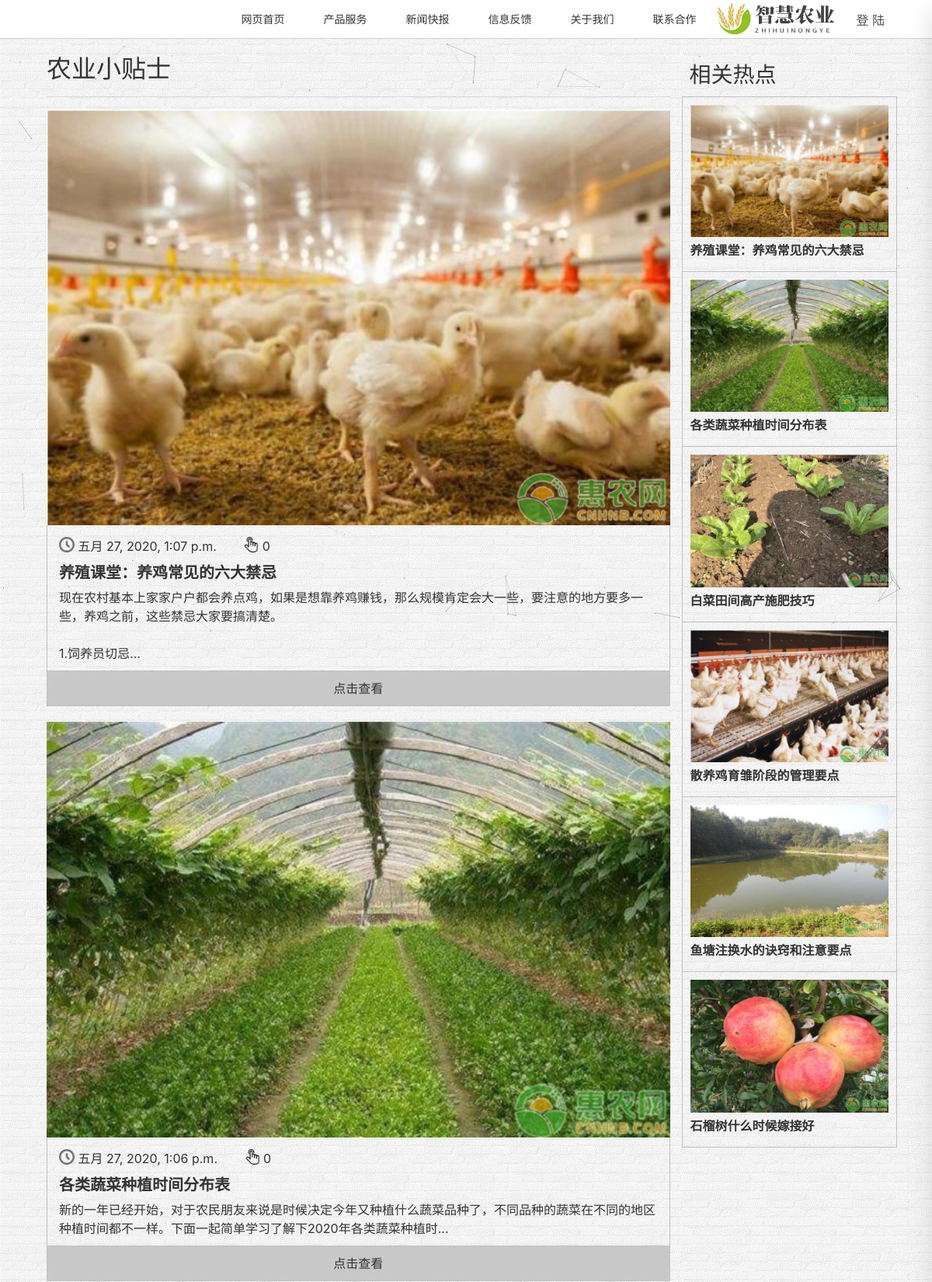
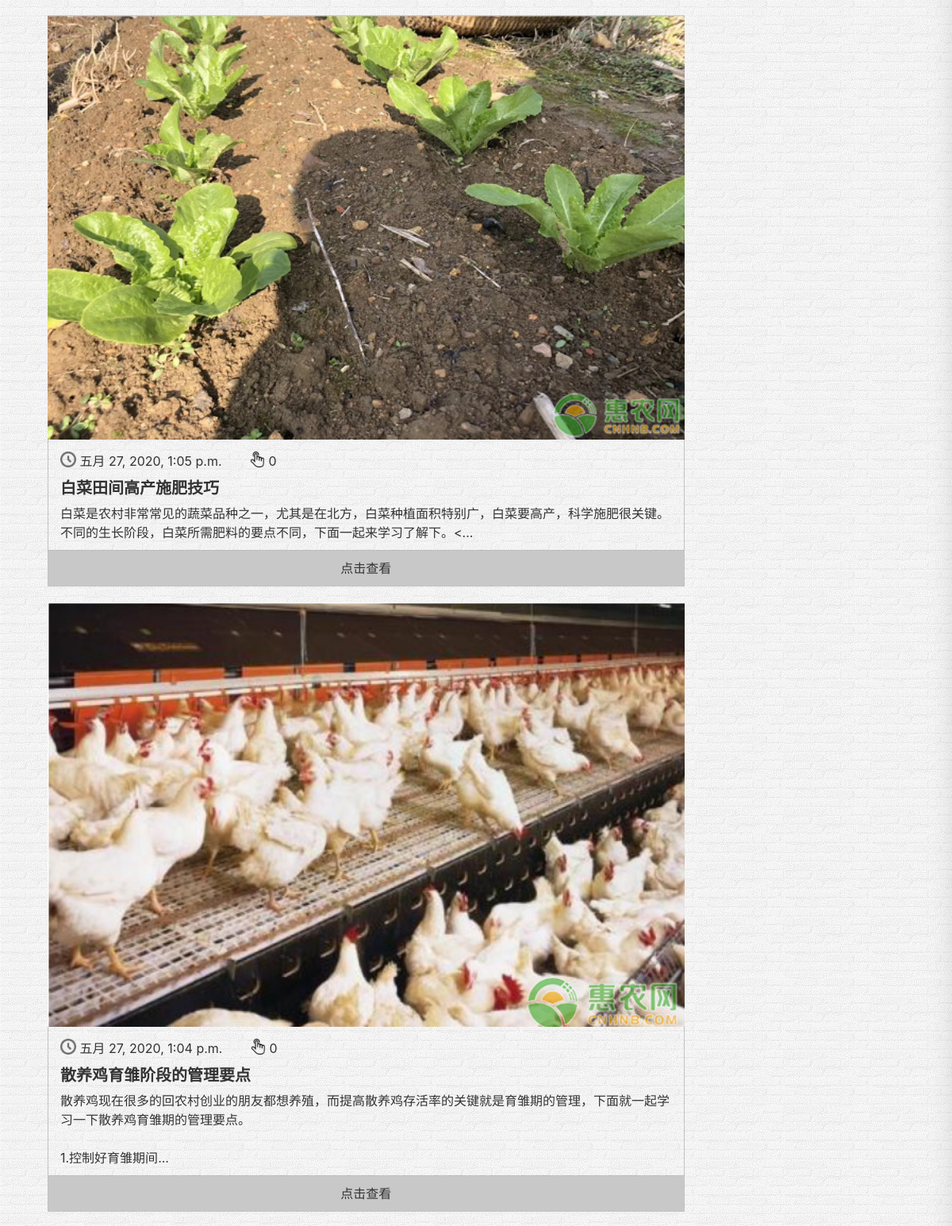
Screenshot of /website/NewType/2 (upper part) with the database file from the repository (2 pictures, top to bottom).
### BNX_Website/models.py (models this page shows, shortened)
class NewType(models.Model):
    id = models.AutoField(primary_key=True)
    type_name = models.CharField(max_length=20)

class New(models.Model):
    id = models.AutoField(primary_key=True)
    title = models.CharField(max_length=50, verbose_name='新闻标题')
    new_type = models.ForeignKey(NewType, on_delete=models.DO_NOTHING, verbose_name='新闻类型')
    image = models.ImageField(upload_to='', verbose_name='图片', blank=True)
    content = models.TextField(verbose_name='新闻内容')
    author = models.ForeignKey(User, on_delete=models.DO_NOTHING, verbose_name='新闻作者')
    quote = models.TextField(default='', verbose_name='引用', blank=True)
    url = models.URLField(verbose_name='引用链接', blank=True)
    created_time = models.DateTimeField(verbose_name='创建时间', default=timezone.now)
    hits = models.PositiveIntegerField('浏览数', default=0)
    class Meta:
        ordering = ['-created_time']

### BNX_Website/views.py (the view)
# urls.py: path('NewType/<int:new_type_pk>', views.gatNewTypeTemPage, name="new_type_tem")
def gatNewTypeTemPage(request, new_type_pk):
    new_type = get_object_or_404(NewType, pk=new_type_pk)
    page_num = request.GET.get("page", 1)
    new_all = New.objects.filter(new_type=new_type)
    paginator = Paginator(new_all, settings.EACH_PAGE_NEWS_NUMB)
    page_of_news = paginator.get_page(page_num)
    current_page_num = page_of_news.number
    current_page_range = list(range(
        max(current_page_num - settings.SURROUNDING_PAGE_NUM, 1),
        min(paginator.num_pages + 1, current_page_num + settings.SURROUNDING_PAGE_NUM + 1)
    ))
    if current_page_range[0] - 1 >= settings.SURROUNDING_PAGE_NUM:
        current_page_range.insert(0, '...')
    if paginator.num_pages - current_page_range[-1] >= settings.SURROUNDING_PAGE_NUM:
        current_page_range.append('...')
    if current_page_range[0] != 1:
        current_page_range.insert(0, 1)
    if current_page_range[-1] != paginator.num_pages:
        current_page_range.append(paginator.num_pages)
    content = {
        'new_list': New.objects.filter(new_type=new_type),
        'new_type': new_type,
        'current_page_range': current_page_range,
        'page_of_news': page_of_news,
    }
    return render(request, 'new_type_tem.html', content)

### BNX_Website/templates/new_type_tem.html (shortened to what this page needs)
{% extends 'PageHeadAndTailCommon.html' %}
{% load staticfiles %}
{% block css %}
<link rel="stylesheet" href="{% static 'css/new_type_tem.css' %}">
{% endblock %}
{% block content %}
<div class="container clearfix" id="Total_box">
    <div class="col-md-9 col-12 float-left" id="Core_box">
        <h2 class="text-left">{{ new_type.type_name }}</h2>
        <hr>
        {% for new in page_of_news.object_list %}
        <div class="col-12 core_main_news">
            {% if new.image == '' %}
            <div class="core_news_img_box" style="border-top: solid 1px rgba(51,51,51,0.25);"></div>
            {% else %}
            <div class="core_news_img_box">
                <a href="{% url 'new_tem' new.pk %}"><img alt="" src="../../static/images/{{ new.image }}"
                        class="col-12"></a>
            </div>
            {% endif %}
            <div class="core_news_post_box clearfix">
                <span class="core_news_post_time_box float_left">
                    <img class="core_news_post_time_ico" alt="" src="{% static 'images/time.png' %}" width="20px"
                        height="20px">
                    <span class="core_news_post_time_text">{{ new.created_time }}</span>
                </span>
                <span class="core_news_post_click_box float_left">
                    <img class="core_news_post_click_ico" alt="" src="{% static 'images/click.png' %}" width="20px"
                        height="20px">
                    <span class="core_news_post_click_text">{{ new.hits }}</span>
                </span>
            </div>
            <div class="core_news_text_box text-left">
                <h5>{{ new.title }}</h5>
                <p>{{ new.content | linebreaksbr | truncatechars:80 }}...</p>
            </div>
            <div class="core_news_button_box">
                <a href="{% url 'new_tem' new.pk %}" class="text-center">点击查看</a>
            </div>
        </div>
        {% endfor %}
    </div>
    <div class="col-md-3 col-12 float-right" id="Side_box">
        <h3>相关热点</h3>
        {% for new in new_list %}
        {% if new.image != '' and forloop.counter <= 6 %} <div class="col-12 side_news">
            <div class="side_news_img_box">
                <a href="{% url 'new_tem' new.pk %}"><img alt="" src="../../static/images/{{ new.image }}"
                        class="col-12"></a>
            </div>
            <div class="side_news_text_box">
                <p><a href="{% url 'new_tem' new.pk %}">{{ new.title }}</a></p>
            </div>
    </div>
    {% endif %}
    {% endfor %}
</div>
</div>
{% endblock %}

### static/css/WebCustomFramework.css (style rules this page uses)
a { transition: all 0.5s linear; }

### static/css/WebNav.css (style rules this page uses)
body { background: rgba(35,35,35,1.00); }

### static/css/new_type_tem.css (style rules this page uses)
body { background: url("../images/white_background1.png"); }
#Total_box { margin-top: 20px; margin-bottom: 20px; }
#Side_box, #Core_box { margin-left: 0px; margin-right: 0px; }
#Core_box .core_main_news, #Core_box .core_news_box { padding: 0px; margin-bottom: 20px; }
#Core_box .core_news_img_box img { padding: 0px; }
#Core_box .core_news_post_box { padding: 15px 0px 10px; border-left: solid 1px rgba(51, 51, 51, 0.25); border-right: solid 1px rgba(51, 51, 51, 0.25); }
#Core_box .core_news_post_box { cursor: default; }
#Core_box .core_news_post_box .core_news_post_time_box, #Core_box .core_news_post_box .core_news_post_click_box { padding: 0px 15px; }
#Core_box .core_news_text_box { padding: 0px 15px; margin: 0px; border-left: solid 1px rgba(51, 51, 51, 0.25); border-right: solid 1px rgba(51, 51, 51, 0.25); cursor: default; }
#Core_box .core_news_text_box h5 { font-weight: bold; }
#Core_box .core_news_text_box p { margin-bottom: 0px; padding-bottom: 10px; }
#Core_box .core_news_button_box { margin: 0px; border: solid 1px rgba(51, 51, 51, 0.25); }
#Core_box .core_news_button_box a { padding: 10px 0px; display: block; background: rgba(200, 200, 200, 1); transition: 0.5s; }
#Side_box { padding-left: 0px; padding-right: 0px; }
#Side_box h3 { margin: 0px; padding: 10px 10px; border-bottom: solid 1px rgba(51, 51, 51, 0.25); }
#Side_box .side_news { border: solid 1px rgba(51, 51, 51, 0.25); border-top: none; padding: 10px 10px 5px; font-weight: bold; transition: 0.5s; }
#Side_box .side_news .side_news_img_box img { padding: 0px; }
#Side_box .side_news_text_box p { padding: 5px 0px; margin: 0px 0px 5px; }
#Side_box .side_news_text_box a { transition: 0.5s; }

### rows the page displays
NewType: type_name "农业小贴士"
New: image (picture), created_time "五月 27, 2020, 1:07 p.m.", hits "0", title "养殖课堂：养鸡常见的六大禁忌", content "现在农村基本上家家户户都会养点鸡，如果是想靠养鸡赚钱，那么规模肯定会大一些，要注意的地方要多一些，养鸡之前，这些禁忌大家要搞清楚。 1.饲养员切忌"
New: image (picture), created_time "五月 27, 2020, 1:06 p.m.", hits "0", title "各类蔬菜种植时间分布表", content "新的一年已经开始，对于农民朋友来说是时候决定今年又种植什么蔬菜品种了，不同品种的蔬菜在不同的地区种植时间都不一样。下面一起简单学习了解下2020年各类蔬菜种植时"
New: image (picture), created_time "五月 27, 2020, 1:05 p.m.", hits "0", title "白菜田间高产施肥技巧", content "白菜是农村非常常见的蔬菜品种之一，尤其是在北方，白菜种植面积特别广，白菜要高产，科学施肥很关键。不同的生长阶段，白菜所需肥料的要点不同，下面一起来学习了解下。<"
New: image (picture), created_time "五月 27, 2020, 1:04 p.m.", hits "0", title "散养鸡育雏阶段的管理要点", content "散养鸡现在很多的回农村创业的朋友都想养殖，而提高散养鸡存活率的关键就是育雏期的管理，下面就一起学习一下散养鸡育雏期的管理要点。 1.控制好育雏期间"
New: image (picture), title "鱼塘注换水的诀窍和注意要点"
New: image (picture), title "石榴树什么时候嫁接好"
